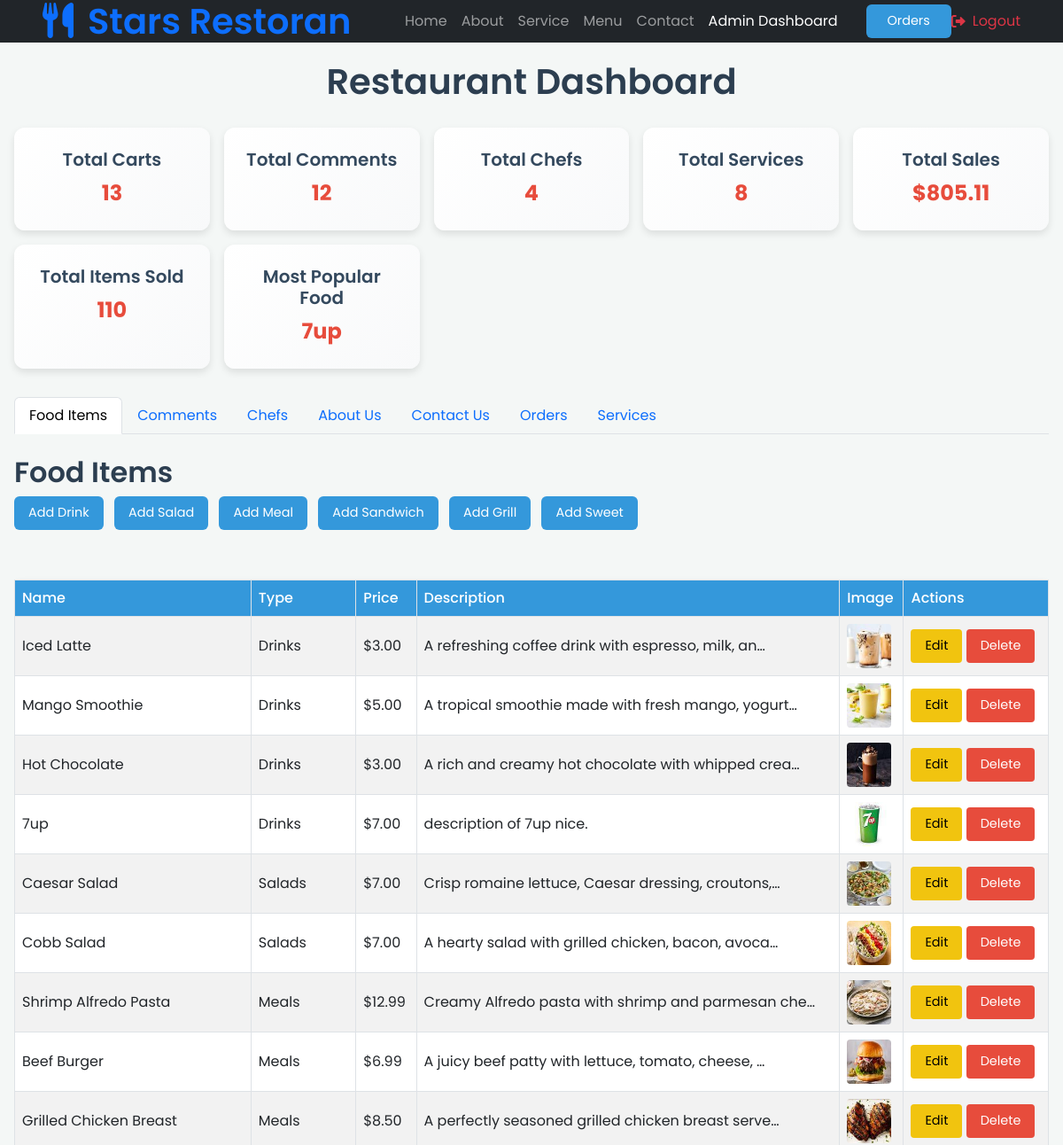
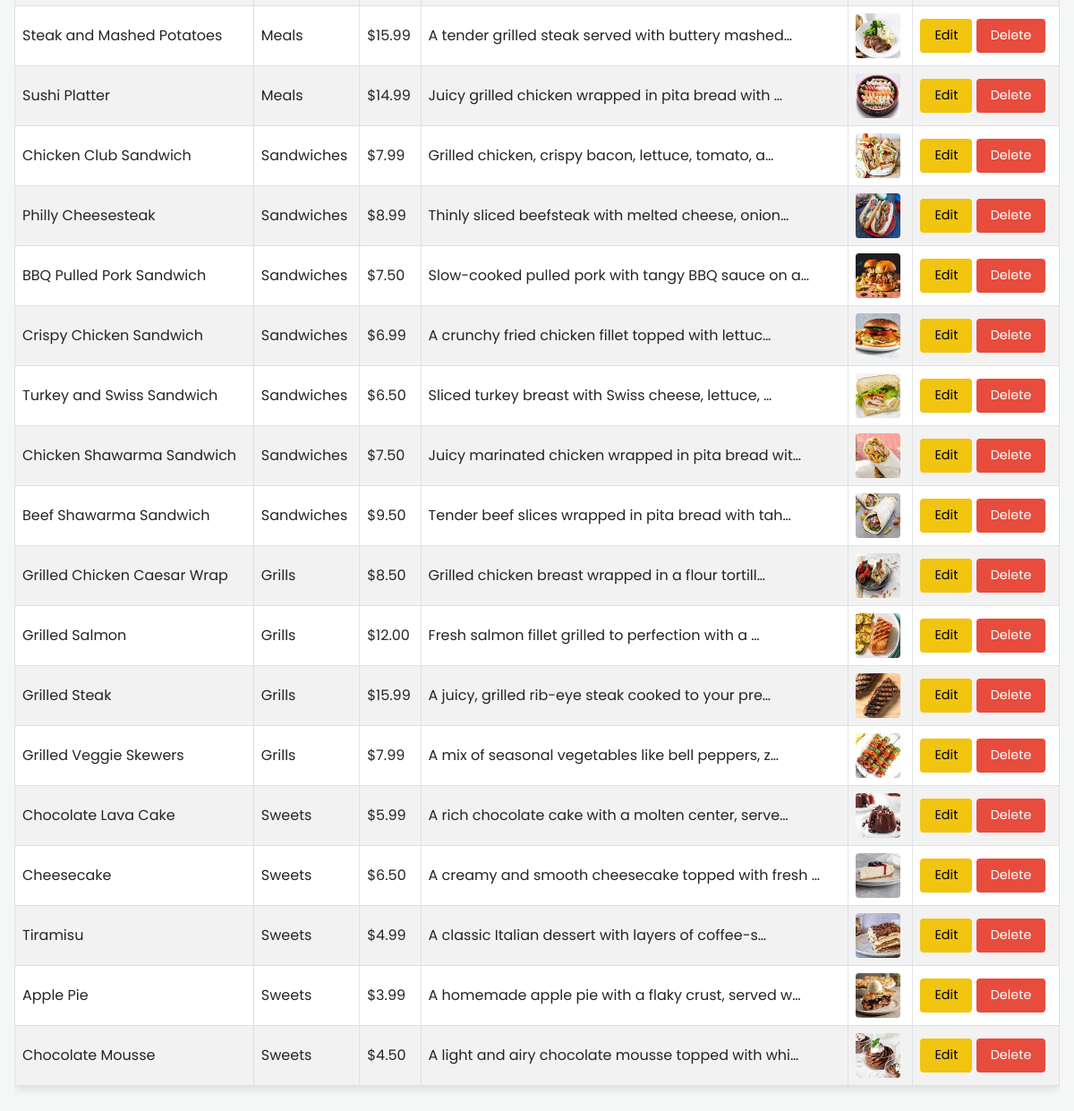
The page /dashboard/ (signed in) on the database its author committed (2 pictures, top to bottom).
### restaurant_app/models.py (models this page shows, shortened)
class Food(models.Model):
    name = models.CharField(max_length=255,blank=False,default='food')
    price = models.DecimalField(max_digits=6, decimal_places=2,default=0.0)
    image = models.ImageField(upload_to=upload_to_dynamic,default='defa/defa.png')
    description = models.CharField(max_length=255,blank=False,default='description')
    class Meta:
        abstract = True
    def get_class_name(self):
        return self.__class__.__name__  # Returns the model name as a string

class SizePriceMixin(models.Model):
    class Size(models.TextChoices):
        SMALL = 'SM', 'Small'
        MEDIUM = 'ME', 'Medium'
        LARGE = 'LA', 'Large'
    size = models.CharField(max_length=2, choices=Size.choices, default=Size.SMALL)
    small_price = models.DecimalField(max_digits=6, decimal_places=2, default=0.0)
    medium_price = models.DecimalField(max_digits=6, decimal_places=2, default=0.0)
    large_price = models.DecimalField(max_digits=6, decimal_places=2, default=0.0)
    class Meta:
        abstract = True
    def get_price_by_size(self, size):
        if size == self.Size.SMALL:
            return self.small_price
        elif size == self.Size.MEDIUM:
            return self.medium_price
        elif size == self.Size.LARGE:
            return self.large_price
        return self.small_price

class Drinks(Food, SizePriceMixin):
    class TypeOfDrinks(models.TextChoices):
        HOT = 'HO', 'Hot'
        COLD = 'CO', 'Cold'
    type_of_drink = models.CharField(max_length=2, choices=TypeOfDrinks.choices, default=TypeOfDrinks.COLD)

class Salads(Food, SizePriceMixin):
    def __str__(self):
        return f"{self.name} - {self.get_price_by_size(self.size)}"

class Meals(Food):
    def __str__(self):
        return f"{self.name}"

class Sandwiches(Food):
    def __str__(self):
        return f"{self.name}"

class Grills(Food):
        def __str__(self):
         return f"{self.name}"

class Sweets(Food):
    def __str__(self):
        return f"{self.name}"

### restaurant_app/views.py (the view)
# urls.py: path('dashboard/', views.dashboard, name='dashboard'),
@staff_member_required
def dashboard(request):
    services = Services.objects.all()
    drinks = Drinks.objects.all()
    salads = Salads.objects.all()
    meals = Meals.objects.all()
    sandwiches = Sandwiches.objects.all()
    grills = Grills.objects.all()
    sweets = Sweets.objects.all()
    chefs = Chefs.objects.all()
    pending_comments = Comment.objects.filter(status='pending')
    comments = Comment.objects.filter(status='approved')
    rejected_comments = Comment.objects.filter(status='rejected')
    contact = get_object_or_404(Contact,id=1)
    food_items = list(drinks) + list(salads) + list(meals) + list(sandwiches) + list(grills) + list(sweets)
    total_carts = Cart.objects.filter(status='completed').count()
    total_comments = Comment.objects.count()
    total_chefs = Chefs.objects.count()
    total_services = Services.objects.count()
    about_us = AboutUs.objects.first()
    restaurant_details = Rest_detail.objects.first()
    all_carts = Cart.objects.filter(status='completed')
    Total_Items_Sold = CartItem.objects.filter(cart__in=all_carts).aggregate(total_items_sold=Sum('quantity'))['total_items_sold']
    most_popular_food = (
    CartItem.objects.filter(cart__in=all_carts)
    .values('content_type', 'object_id')
    .annotate(total_sold=Count('id'))
    .order_by('-total_sold')
    .first()
    )
    if most_popular_food:
     content_type = ContentType.objects.get_for_id(most_popular_food['content_type'])
     Most_Popular_Food = content_type.get_object_for_this_type(id=most_popular_food['object_id'])
    else:
     Most_Popular_Food = None
    total_price_all_carts = 0
    for cart in all_carts:
        cart_items = CartItem.objects.filter(cart=cart)
        total_price = 0
        for item in cart_items:
            if item.food_item is None:
                continue
            item.has_price_by_size = hasattr(item.food_item, 'get_price_by_size') and item.size
            if item.has_price_by_size:
                item_price = item.food_item.get_price_by_size(item.size)  # Call method inside view
            else:
                item_price = item.food_item.price
            item.item_price = item_price
            item.total_price = item.quantity * item_price
            if isinstance(item.food_item, (Drinks, Salads)):
                item.display_size = item.size if item.size else "N/A"  # Show size if available
            else:
                item.display_size = "Standard"  # Default for other categories
            total_price += item.total_price
        total_price_all_carts += total_price
    completed_orders = Cart.objects.filter(status='completed').select_related('user').order_by('-created_at')
    context = {
        'total_carts': total_carts,
        'total_comments': total_comments,
        'total_chefs': total_chefs,
        'total_services': total_services,
        'about_us': about_us,
        'rest_detail': restaurant_details,
        'food_items': food_items,
        'page_title': 'Admin Dashboard',
        'breadcrumb_section': 'Menu',
        'breadcrumb_active': 'Dashboard',
        'Dashboard':'active',
        'chefs':chefs,
        'pending_comments':pending_comments,
        'comments':comments,
        'rejected_comments':rejected_comments,
        'contact':contact,
        'total_price_all_carts':total_price_all_carts,
        'most_sold_items': 'most_sold_items',
        'total_revenue': 'total_revenue',
        'completed_orders': completed_orders,
        'services':services,
        'Total_Items_Sold':Total_Items_Sold,
        'Most_Popular_Food':Most_Popular_Food,
    }
    return render(request, 'restaurant/dashboard.html', context)

### restaurant_app/templates/restaurant/dashboard.html (shortened to what this page needs)
{% load static %}
<!DOCTYPE html>
<html lang="en">
<head>
    <link href="https://cdn.jsdelivr.net/npm/bootstrap@5.3.0/dist/css/bootstrap.min.css" rel="stylesheet">
    <link href="https://cdnjs.cloudflare.com/ajax/libs/font-awesome/6.0.0-beta3/css/all.min.css" rel="stylesheet">
</head>
<body>
    <div class="container-xxl position-relative p-0">
        <nav class="navbar navbar-expand-lg navbar-dark bg-dark px-4 px-lg-5 py-3 py-lg-0">
            <a href="" class="navbar-brand p-0">
                <h1 class="text-primary m-0"><i class="fa fa-utensils me-3"></i>Stars Restoran</h1>
            </a>
            <div class="collapse navbar-collapse" id="navbarCollapse">
                <div class="navbar-nav ms-auto py-0 pe-4">
                    <a href="{% url 'restaurant_app:home' %}" class="nav-item nav-link">Home</a>
                    <a href="{% url 'restaurant_app:about' %}" class="nav-item nav-link">About</a>
                    <a href="{% url 'restaurant_app:services' %}" class="nav-item nav-link">Service</a>
                    <a href="{% url 'restaurant_app:menu' category='food_menu' %}" class="nav-item nav-link">Menu</a>
                    <a href="{% url 'restaurant_app:contact' %}" class="nav-item nav-link">Contact</a>
                    {% if request.user.is_staff %}
                    <a href="{% url 'restaurant_app:dashboard' %}" class="nav-item nav-link active">Admin Dashboard</a>
                    {% endif %}
                </div>
                <a href="{% url 'restaurant_app:cart' %}" class="btn btn-primary py-2 px-4">Orders</a>
                {% if user.is_authenticated %}
                <form method="post" action="{% url 'accounts:logout' %}" class="d-inline">
                    <button type="submit" class="dropdown-item text-danger d-flex align-items-center">
                        <i class="fas fa-sign-out-alt me-2"></i> Logout
                    </button>
                </form>
                {% else %}
                <a href="{% url 'accounts:login' %}" class="btn btn-primary d-flex align-items-center py-1 px-3">
                    <i class="fas fa-sign-in-alt me-2"></i> Login
                </a>
                {% endif %}
            </div>
        </nav>
    </div>
    <div class="container-fluid p-3">
        <div class="d-flex justify-content-center align-items-center" style="height: 10vh;">
            <h1 class="mb-4">Restaurant Dashboard</h1>
        </div>
        <div class="stats">
            <div class="stat">
                <h2>Total Carts</h2>
                <p>{{ total_carts }}</p>
            </div>
            <div class="stat">
                <h2>Total Comments</h2>
                <p>{{ total_comments }}</p>
            </div>
            <div class="stat">
                <h2>Total Chefs</h2>
                <p>{{ total_chefs }}</p>
            </div>
            <div class="stat">
                <h2>Total Services</h2>
                <p>{{ total_services }}</p>
            </div>
            <div class="stat">
                <h2>Total Sales</h2>
                <p>${{ total_price_all_carts }}</p>
            </div>
            <div class="stat">
                <h2>Total Items Sold</h2>
                <p>{{ Total_Items_Sold }}</p>
            </div>
            <div class="stat">
                <h2>Most Popular Food</h2>
                {% if Most_Popular_Food %}
                    <p>{{ Most_Popular_Food.name }}</p>
                {% else %}
                    <p>No popular food item found.</p>
                {% endif %}
            </div>
        </div>
<ul class="nav nav-tabs" id="dashboardTabs" role="tablist">
    <li class="nav-item" role="presentation">
        <button class="nav-link active" id="food-tab" data-bs-toggle="tab" data-bs-target="#food" type="button" role="tab" aria-controls="food" aria-selected="true">Food Items</button>
    </li>
    <li class="nav-item" role="presentation">
        <button class="nav-link" id="comments-tab" data-bs-toggle="tab" data-bs-target="#comments" type="button" role="tab" aria-controls="comments" aria-selected="false">Comments</button>
    </li>
    <li class="nav-item" role="presentation">
        <button class="nav-link" id="chefs-tab" data-bs-toggle="tab" data-bs-target="#chefs" type="button" role="tab" aria-controls="chefs" aria-selected="false">Chefs</button>
    </li>
    <li class="nav-item" role="presentation">
        <button class="nav-link" id="about-tab" data-bs-toggle="tab" data-bs-target="#about" type="button" role="tab" aria-controls="about" aria-selected="false">About Us</button>
    </li>
    <li class="nav-item" role="presentation">
        <button class="nav-link" id="contact-tab" data-bs-toggle="tab" data-bs-target="#contact" type="button" role="tab" aria-controls="contact" aria-selected="false">Contact Us</button>
    </li>
    <li class="nav-item" role="presentation">
        <button class="nav-link" id="orders-tab" data-bs-toggle="tab" data-bs-target="#orders" type="button" role="tab" aria-controls="orders" aria-selected="false">Orders</button>
    </li>
    <li class="nav-item" role="presentation">
        <button class="nav-link" id="services-tab" data-bs-toggle="tab" data-bs-target="#services" type="button" role="tab" aria-controls="services" aria-selected="false">Services</button>
    </li>
</ul>
<div class="tab-content" id="dashboardTabsContent">
        <div class="tab-content" id="dashboardTabsContent">
            <div class="tab-pane fade show active" id="food" role="tabpanel" aria-labelledby="food-tab">
                <h2 class="mt-4">Food Items</h2>
                <div class="mb-4">
                    <a href="{% url 'restaurant_app:add_drinks' %}" class="btn btn-primary me-2">Add Drink</a>
                    <a href="{% url 'restaurant_app:add_salads' %}" class="btn btn-primary me-2">Add Salad</a>
                    <a href="{% url 'restaurant_app:add_meals' %}" class="btn btn-primary me-2">Add Meal</a>
                    <a href="{% url 'restaurant_app:add_sandwiches' %}" class="btn btn-primary me-2">Add Sandwich</a>
                    <a href="{% url 'restaurant_app:add_grills' %}" class="btn btn-primary me-2">Add Grill</a>
                    <a href="{% url 'restaurant_app:add_sweets' %}" class="btn btn-primary">Add Sweet</a>
                </div>
                <div class="table-responsive">
                    <table class="table table-bordered table-striped">
                        <thead>
                            <tr>
                                <th>Name</th>
                                <th>Type</th>
                                <th>Price</th>
                                <th>Description</th>
                                <th>Image</th>
                                <th>Actions</th>
                            </tr>
                        </thead>
                        <tbody>
                            {% for food in food_items %}
                            <tr>
                                <td>{{ food.name }}</td>
                                <td>{{ food.get_class_name }}</td>
                                <td>${{ food.price }}</td>
                                <td>{{ food.description|truncatechars:50 }}</td>
                                <td><img src="{{ food.image.url }}" alt="{{ food.name }}" class="img-fluid" width="50"></td>
                                <td>
                                    <a href="{% url 'restaurant_app:edit_'|add:food.get_class_name|lower|slice:":-1" food.id %}" class="btn btn-warning btn-sm">Edit</a>
                                    <a href="{% url 'restaurant_app:delete_'|add:food.get_class_name|lower|slice:":-1" food.id %}" class="btn btn-danger btn-sm">Delete</a>
                                </td>
                            </tr>
                            {% endfor %}
                        </tbody>
                    </table>
                </div>
            </div>
        </div>
    </div>
</body>
</html>

### restaurant_app/templates/restaurant/dashboard.html (style rules this page uses)
body { font-family: 'Poppins', sans-serif; background-color: #f4f7f6; color: #333; }
h1, h2, h3, h4, h5, h6 { font-weight: 600; color: #2c3e50; }
.stats { display: grid; grid-template-columns: repeat(auto-fit, minmax(200px, 1fr)); gap: 1rem; margin-bottom: 2rem; }
.stat { background: linear-gradient(135deg, #ffffff, #f8f9fa); padding: 1.5rem; border-radius: 12px; text-align: center; box-shadow: 0 4px 8px rgba(0, 0, 0, 0.1); transition: transform 0.3s ease, box-shadow 0.3s ease; }
.stat h2 { font-size: 1.25rem; margin-bottom: 0.5rem; color: #34495e; }
.stat p { font-size: 1.5rem; font-weight: bold; margin: 0; color: #e74c3c; }
.btn-primary { background-color: #3498db; border: none; padding: 0.5rem 1rem; font-size: 0.9rem; transition: background-color 0.3s ease; }
.btn-warning { background-color: #f1c40f; border: none; padding: 0.5rem 1rem; font-size: 0.9rem; transition: background-color 0.3s ease; }
.btn-danger { background-color: #e74c3c; border: none; padding: 0.5rem 1rem; font-size: 0.9rem; transition: background-color 0.3s ease; }
.table { margin-top: 2rem; background-color: #ffffff; border-radius: 8px; box-shadow: 0 4px 8px rgba(0, 0, 0, 0.1); }
.table th { background-color: #3498db; color: #ffffff; font-weight: 500; }
.table img { max-width: 50px; height: auto; border-radius: 4px; }

### rows shown on the page
Drinks: name "7up", get_class_name "Drinks", price "7.00", description "description of 7up nice.", image (picture)
Drinks: name "Iced Latte", get_class_name "Drinks", price "3.00", description "A refreshing coffee drink with espresso, milk, an…", image (picture)
Drinks: name "Mango Smoothie", get_class_name "Drinks", price "5.00", description "A tropical smoothie made with fresh mango, yogurt…", image (picture)
Drinks: name "Hot Chocolate", get_class_name "Drinks", price "3.00", description "A rich and creamy hot chocolate with whipped crea…", image (picture)
Salads: name "Caesar Salad", get_class_name "Salads", price "7.00", description "Crisp romaine lettuce, Caesar dressing, croutons,…", image (picture)
Salads: name "Cobb Salad", get_class_name "Salads", price "7.00", description "A hearty salad with grilled chicken, bacon, avoca…", image (picture)
Meals: name "Shrimp Alfredo Pasta", get_class_name "Meals", price "12.99", description "Creamy Alfredo pasta with shrimp and parmesan che…", image (picture)
Meals: name "Beef Burger", get_class_name "Meals", price "6.99", description "A juicy beef patty with lettuce, tomato, cheese, …", image (picture)
Meals: name "Grilled Chicken Breast", get_class_name "Meals", price "8.50", description "A perfectly seasoned grilled chicken breast serve…", image (picture)
Meals: name "Steak and Mashed Potatoes", get_class_name "Meals", price "15.99", description "A tender grilled steak served with buttery mashed…", image (picture)
Meals: name "Sushi Platter", get_class_name "Meals", price "14.99", description "Juicy grilled chicken wrapped in pita bread with …", image (picture)
Sandwiches: name "Chicken Club Sandwich", get_class_name "Sandwiches", price "7.99", description "Grilled chicken, crispy bacon, lettuce, tomato, a…", image (picture)
Sandwiches: name "Philly Cheesesteak", get_class_name "Sandwiches", price "8.99", description "Thinly sliced beefsteak with melted cheese, onion…", image (picture)
Sandwiches: name "BBQ Pulled Pork Sandwich", get_class_name "Sandwiches", price "7.50", description "Slow-cooked pulled pork with tangy BBQ sauce on a…", image (picture)
Sandwiches: name "Crispy Chicken Sandwich", get_class_name "Sandwiches", price "6.99", description "A crunchy fried chicken fillet topped with lettuc…", image (picture)
Sandwiches: name "Turkey and Swiss Sandwich", get_class_name "Sandwiches", price "6.50", description "Sliced turkey breast with Swiss cheese, lettuce, …", image (picture)
Sandwiches: name "Chicken Shawarma Sandwich", get_class_name "Sandwiches", price "7.50", description "Juicy marinated chicken wrapped in pita bread wit…", image (picture)
Sandwiches: name "Beef Shawarma Sandwich", get_class_name "Sandwiches", price "9.50", description "Tender beef slices wrapped in pita bread with tah…", image (picture)
Grills: name "Grilled Chicken Caesar Wrap", get_class_name "Grills", price "8.50", description "Grilled chicken breast wrapped in a flour tortill…", image (picture)
Grills: name "Grilled Salmon", get_class_name "Grills", price "12.00", description "Fresh salmon fillet grilled to perfection with a …", image (picture)
Grills: name "Grilled Steak", get_class_name "Grills", price "15.99", description "A juicy, grilled rib-eye steak cooked to your pre…", image (picture)
Grills: name "Grilled Veggie Skewers", get_class_name "Grills", price "7.99", description "A mix of seasonal vegetables like bell peppers, z…", image (picture)
Sweets: name "Chocolate Lava Cake", get_class_name "Sweets", price "5.99", description "A rich chocolate cake with a molten center, serve…", image (picture)
Sweets: name "Cheesecake", get_class_name "Sweets", price "6.50", description "A creamy and smooth cheesecake topped with fresh …", image (picture)
Sweets: name "Tiramisu", get_class_name "Sweets", price "4.99", description "A classic Italian dessert with layers of coffee-s…", image (picture)
Sweets: name "Apple Pie", get_class_name "Sweets", price "3.99", description "A homemade apple pie with a flaky crust, served w…", image (picture)
Sweets: name "Chocolate Mousse", get_class_name "Sweets", price "4.50", description "A light and airy chocolate mousse topped with whi…", image (picture)

### other values the page prints
{{ total_carts }} "13"
{{ total_comments }} "12"
{{ total_chefs }} "4"
{{ total_services }} "8"
{{ total_price_all_carts }} "805.11"
{{ Total_Items_Sold }} "110"
